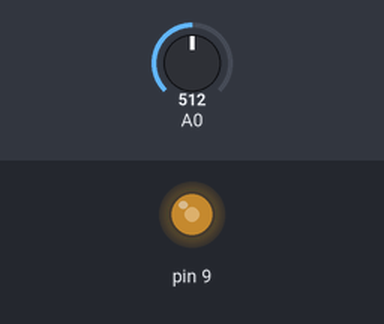
Bench run of a sketch on a simulated Arduino Uno, built with avr-gcc and run on an emulated ATmega328P. On the bench: output pins drawn as LEDs (lit = HIGH). Inputs (shaded band) come from the test bench; at power-on: A0 = 512.

Above: at 1.2 s.
1.3 s: A0 set to 716
At 2.5 s:
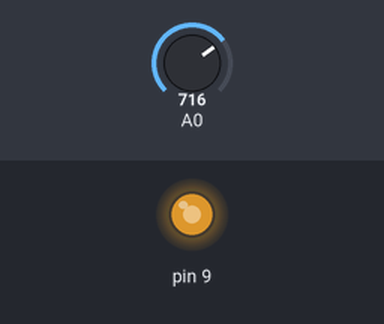
2.8 s: A0 set to 900
At 3.7 s:
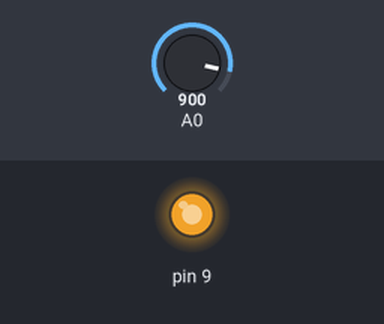
4.3 s: A0 set to 122
At 4.9 s:
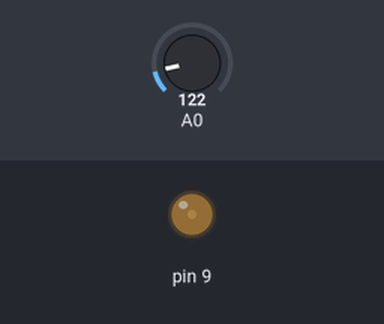
5.8 s: A0 set to 0
At 7.0 s:
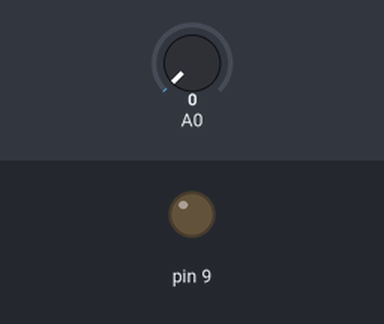
7.3 s: A0 set to 511
At 8.3 s:
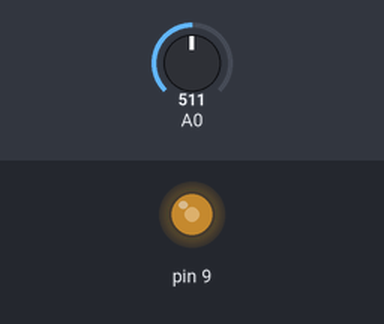
Timing chart, 0 to 9.8 s (numbered marks = the images above; inputs shaded):
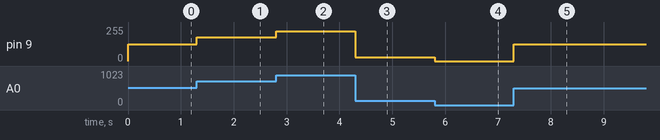

The sketch:

arduinoLedControl1.ino
```cpp
void setup() {
  // put your setup code here, to run once:
  pinMode(9 , OUTPUT);
}

void loop() {
  // put your main code here, to run repeatedly:
  int val_A0, val_G9; //단자 이름으로.. 변수 설정

  val_A0 = analogRead(0); //ANALOG IN 단자 번호..
  val_G9 = val_A0/1023.0*255.0; //A0 단자 범위 0 ~ 1023  , 0 ~ 255 값으로 변환, 정밀도 손실을 막기 위해서 .0 을 붙여서 실수로 바꿈

  analogWrite(9, val_G9);
}
```

Measured:
- after the input at 1.3 s, pin 9: 127/255 → 178/255 at once
- after the input at 2.8 s, pin 9: 178/255 → 224/255 at once
- after the input at 4.3 s, pin 9: 224/255 → 30/255 at once
- after the input at 5.8 s, pin 9: 30/255 → 0/255 at once
- after the input at 7.3 s, pin 9: 0/255 → 127/255 at once
